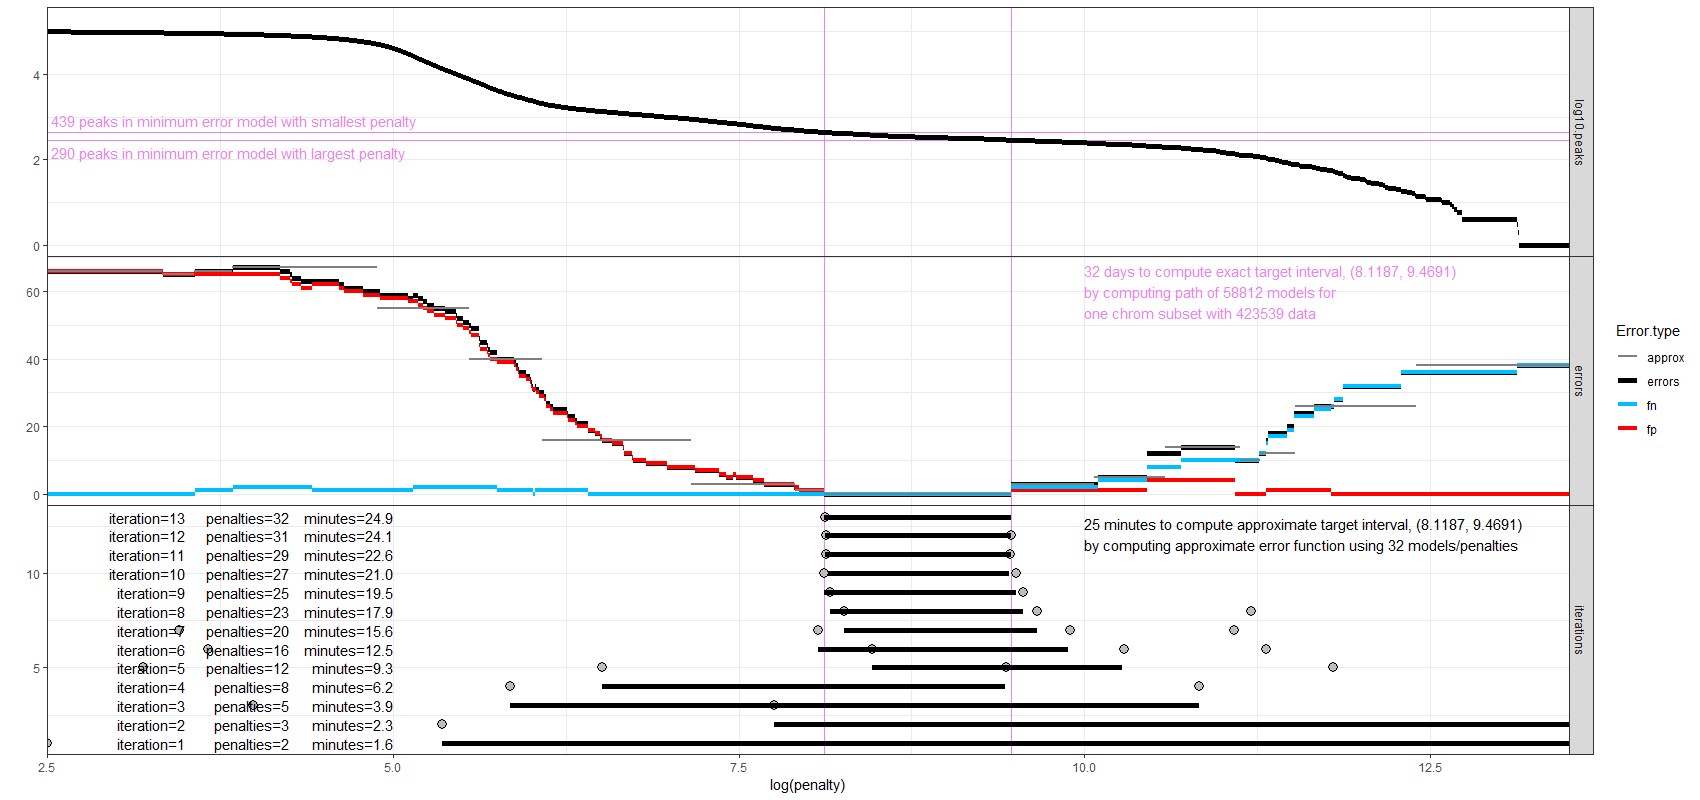

Recreate this plot in R.
library(data.table)

db.list <- list()
for(data.type in c("path", "problems", "loss")){
  db.tsv <- paste0(
    "db-", data.type, ".tsv")
  if(!file.exists(db.tsv)){
    u <- paste0(
      "https://rcdata.nau.edu/genomic-ml/fullpath/",
      db.tsv)
    download.file(u, db.tsv)
  }
  db.list[[data.type]] <- fread(db.tsv)
}

db.err <- db.loss[, list(
  min.err=min(remove.errors),
  max.err=max(remove.errors)
  ), by=list(prob.id, peaks)]
db.err[min.err != max.err]#TODO investigate why min.err does not equal max.err
db.err <- db.loss[order(prob.id, time.computed), .SD[1], by=list(prob.id, peaks)]
db.path.err <- db.err[db.path, on=list(prob.id, peaks)]
peak.type <- "remove"
for(col.name in c("errors", "fp", "fn")){
  old.name <- paste0(peak.type, ".", col.name)
  db.path.err[[col.name]] <- db.path.err[[old.name]]
}
err.not.na <- db.path.err[!is.na(errors)]
pid <- 1155
prob <- db.problems[prob.id==pid]
one <- err.not.na[prob.id==pid]

approx.target <- function
### Compute target interval for a segmentation problem. This function
### repeated calls problem.PeakSegFPOP with different penalty values,
### until it finds an interval of penalty values with minimal label
### error. The calls to PeakSegFPOP are parallelized using mclapply if
### you set options(mc.cores).
### A time limit in minutes may be specified in a file
### problem.dir/target.minutes;
### the search will stop at a sub-optimal target interval
### if this many minutes has elapsed. Useful for testing environments
### with build time limits (travis). 
(verbose=0
){
  ## Compute the label error for one penalty parameter.
  getError <- function(penalty.str){
    stopifnot(is.character(penalty.str))
    stopifnot(length(penalty.str) == 1)
    pen.num <- as.numeric(penalty.str)
    data.table(
      iteration,
      one[min.lambda <= pen.num & pen.num <= max.lambda])
  }  
  error.list <- list()
  next.pen <- c(0, Inf)
  iteration <- 0
  last.target.vec <- c(-Inf, Inf)
  target.result.list <- list()
  while(length(next.pen)){
    if(verbose)cat(
      "Next =", paste(next.pen, collapse=", "),
      "mc.cores=", getOption("mc.cores"),
      "\n")
    next.str <- paste(next.pen)
    iteration <- iteration+1
    error.list[next.str] <- lapply(next.str, getError)
    error.dt <- do.call(rbind, error.list)[order(penalty)]
    if(!is.numeric(error.dt$penalty)){
      stop("penalty column is not numeric -- check loss in _loss.tsv files")
    }
    error.dt[, errors := fp+fn]
    if(verbose)print(
      error.dt[,.(penalty, peaks, equality.constraints, fp, fn, errors)])
    unique.peaks <- error.dt[, data.table(
      .SD[which.min(iteration)],
      penalties=.N
    ), by=list(peaks)]
    path.dt <- data.table(penaltyLearning::modelSelection(
      unique.peaks, "total.loss", "peaks"))
    path.dt[, next.pen := max.lambda]
    path.dt[, already.computed := next.pen %in% names(error.list)]
    path.dt[, no.next := c(diff(peaks) == -1, NA)]
    path.dt[, done := already.computed | no.next]
    path.dt[, is.min := errors==min(errors)]
    path.dt[, min.err.interval := cumsum(ifelse(
      c(is.min[1], diff(is.min))==1, 1, 0))]
    other.candidates <- path.dt[which(0<diff(fn) & diff(fp)<0)]
    interval.dt <- path.dt[is.min==TRUE, {
      i <- if(1 == .N || 0 == errors[1]){
        ## No middle candidate if there is only one model in the
        ## interval, or if there are no errors.
        NA
      }else{
        d <- data.table(
          i=1:(.N-1),
          ## do not attempt to explore other.candidates -- try
          ## different ones!
          is.other=next.pen[-.N] %in% other.candidates$next.pen,
          dist=diff(max.log.lambda)+diff(min.log.lambda),
          done=done[-.N])
        d[is.other==FALSE & done==FALSE, i[which.max(dist)]]
      }
      if(length(i)==0)i <- NA
      data.table(
        min.lambda=min.lambda[1],
        min.log.lambda=min.log.lambda[1],
        mid.lambda=max.lambda[i],
        max.lambda=max.lambda[.N],
        max.log.lambda=max.log.lambda[.N],
        log.size=max.log.lambda[.N]-min.log.lambda[1]
        )
    }, by=list(min.err.interval)]
    largest.interval <- interval.dt[which.max(log.size)]
    target.vec <- largest.interval[, c(min.log.lambda, max.log.lambda)]
    diff.target.vec <- target.vec-last.target.vec
    last.target.vec <- target.vec
    target.result.list[[paste(iteration)]] <- largest.interval[, data.table(
      iteration,
      min.log.lambda,
      max.log.lambda)]
    target.lambda <- largest.interval[, c(min.lambda, max.lambda)]
    error.candidates <- path.dt[next.pen %in% target.lambda]
    stopping.candidates <- rbind(error.candidates, other.candidates)[done==FALSE]
    next.pen <- if(nrow(stopping.candidates)){
      lambda.vec <- interval.dt[, c(min.lambda, mid.lambda, max.lambda)]
      interval.candidates <- path.dt[next.pen %in% lambda.vec][done==FALSE]
      unique(rbind(stopping.candidates, interval.candidates)$next.pen)
    }
  }#while(!is.null(pen))
  list(
    target=target.vec,
    target.iterations=do.call(rbind, target.result.list),
    models=error.dt)
### List of info related to target interval computation: target is the
### interval of log(penalty) values that achieve minimum incorrect
### labels (numeric vector of length 2), target.iterations is a
### data.table with target intervals as a function of iteration,
### models is a data.table with one row per model for which the label
### error was computed.
}

target.list <- approx.target()

interval.dt <- penaltyLearning::targetIntervals(one, "prob.id")

mean.seconds <- mean(one$seconds)
iterations.ord <- target.list$models[, list(
  seconds=mean.seconds*.N,
  models=.N
  ), by=list(iteration)][target.list$target.iterations, on=list(iteration)][order(iteration)]
iterations.ord[, cum.seconds := cumsum(seconds)]

seg.var.vec <- c("errors", "log10.peaks", "fp", "fn")
one[, log10.peaks := log10(peaks)]
seg.dt.list <- list()
for(seg.var in seg.var.vec){
  value.vec <- one[[seg.var]]
  diff.after <- diff(value.vec)
  change.vec <- which(diff.after!=0)
  end.vec <- c(change.vec, nrow(one))
  start.vec <- c(1, change.vec+1)
  seg.dt.list[[seg.var]] <- data.table(
    variable=seg.var,
    value=value.vec[start.vec],
    min.log.lambda=one$min.log.lambda[start.vec],
    max.log.lambda=one$max.log.lambda[end.vec])
}
seg.dt <- do.call(rbind, seg.dt.list)

ggplot()+
  theme_bw()+
  theme(panel.margin=grid::unit(0, "lines"))+
  scale_x_log10()+
  geom_segment(aes(
    min.log.lambda, value,
    xend=max.log.lambda, yend=value),
    data=seg.dt[variable=="errors"])

seg.dt[, facet := fac(ifelse(
  variable %in% c("fp", "fn"), "errors", variable))]
tlev <- "iterations"
fac <- function(x){
  factor(x, c("log10.peaks", "errors", tlev))
}
seg.size <- 2
small.size <- 1.5
efac <- function(x){
  factor(x, c("approx", "errors", "fp", "fn"))
}
seg.dt[, Error.type := efac(variable)]
interval.color <- "violet"
peak.range <- one[errors==0][peaks %in% range(peaks)]
peak.range[, vjust := c(-0.5, 1.5)]
peak.range[, pen.size := c("smallest", "largest")]
approx.path <- penaltyLearning::modelSelection(
  target.list$models[, .(errors, total.loss, peaks)],
  "total.loss", "peaks")
fullpath.dt <- one[, data.table(
  days=sum(seconds)/60/60/24,
  min.log.lambda=peak.range$min.log.lambda[1],
  max.log.lambda=peak.range$max.log.lambda[2],
  models=.N,
  facet=fac("errors"),
  data=prob$bedGraph.lines)]
approx.info <- iterations.ord[, data.table(
  minutes=max(cum.seconds)/60,
  max.iterations=max(iteration),
  min.log.lambda=target.list$target[1],
  max.log.lambda=target.list$target[2],
  models=sum(models),
  facet=fac(tlev),
  data=prob$bedGraph.lines)]
gg <- ggplot()+
  theme_bw()+
  theme(panel.margin=grid::unit(0, "lines"))+
  facet_grid(facet ~ ., scales="free")+
  scale_x_continuous("log(penalty)")+
  geom_text(aes(
    10, 60, 
    label=sprintf("%.0f days to compute exact target interval, (%.4f, %.4f)
by computing path of %d models for
one chrom subset with %d data", days, min.log.lambda, max.log.lambda, models, data)),
color=interval.color,
hjust=0,
data=fullpath.dt)+
  geom_text(aes(
    10, max.iterations, 
    label=sprintf("%.0f minutes to compute approximate target interval, (%.4f, %.4f)
by computing approximate error function using %d models/penalties ", minutes, min.log.lambda, max.log.lambda, models)),
hjust=0,
vjust=1,
data=approx.info)+
  geom_vline(aes(
    xintercept=log.penalty),
    color=interval.color,
    data=data.table(log.penalty=target.list$target))+
  coord_cartesian(xlim=c(3,13))+
  geom_hline(aes(
    yintercept=log10(peaks)),
    color=interval.color,
    data=data.table(peak.range, facet=fac("log10.peaks")))+
  geom_text(aes(
    -Inf, log10(peaks),
    vjust=vjust,
    label=paste0(
      " ", peaks, " peaks in minimum error model with ",
      pen.size, " penalty")),
    hjust=0,
    color=interval.color,
    data=data.table(peak.range, facet=fac("log10.peaks")))+
  geom_segment(aes(
    min.log.lambda, value, 
    xend=max.log.lambda, yend=value),
    size=seg.size,
    data=seg.dt[variable=="log10.peaks"])+
  scale_color_manual(values=c(
    errors="black",
    fp="red",
    approx="grey50",
    fn="deepskyblue"))+
  scale_size_manual(values=c(
    errors=seg.size,
    fp=small.size,
    approx=1,
    fn=small.size))+
  geom_segment(aes(
    min.log.lambda, value, color=Error.type, size=Error.type,
    xend=max.log.lambda, yend=value),
    data=seg.dt[variable!="log10.peaks"])+
  ylab("")+
  geom_segment(aes(
    min.log.lambda, errors, color=Error.type, size=Error.type,
    xend=max.log.lambda, yend=errors),
    data=data.table(approx.path, facet=fac("errors"), Error.type=efac("approx")))+
  geom_point(aes(
    log(penalty), iteration),
    shape=21,
    fill="white",
    color="black",
    size=3,
    data=data.table(target.list$models, facet=fac(tlev)))+
  geom_segment(aes(
    min.log.lambda, iteration,
    xend=max.log.lambda, yend=iteration),
    size=seg.size,
    data=data.table(iterations.ord, facet=fac(tlev)))+
  geom_text(aes(
    3.5, iteration, label=sprintf(
      "  iteration=%d",
      iteration)),
    hjust=1,
    data=data.table(iterations.ord, facet=fac(tlev)))+
  geom_text(aes(
    4.25, iteration, label=sprintf(
      "  penalties=%d",
      cumsum(models))),
    hjust=1,
    data=data.table(iterations.ord, facet=fac(tlev)))+
  geom_text(aes(
    5, iteration, label=sprintf(
      "  minutes=%.1f",
      cum.seconds/60)),
    hjust=1,
    data=data.table(iterations.ord, facet=fac(tlev)))
png("figure-approx-target.png", 17, 8, units="in", res=100)
print(gg)
dev.off()
